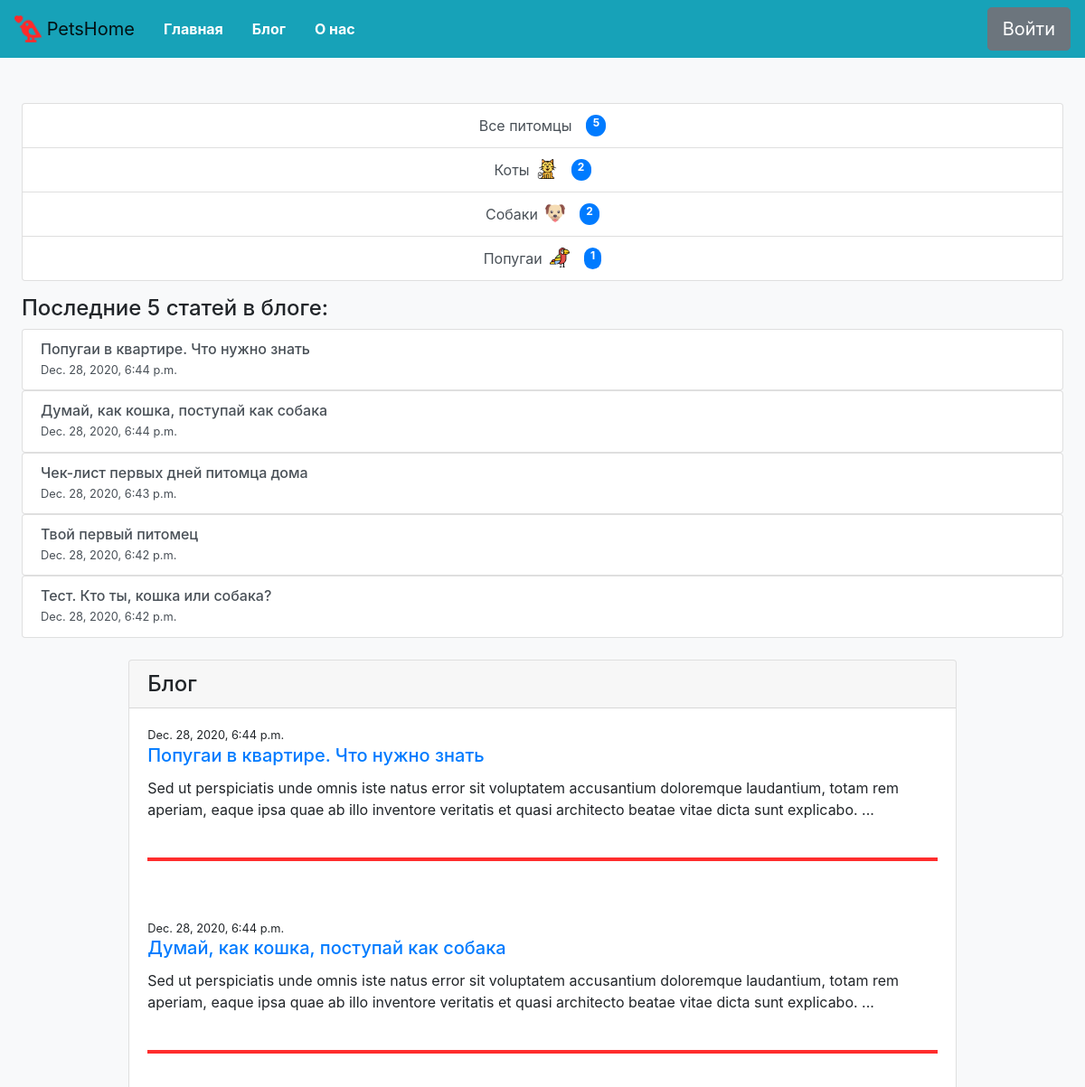
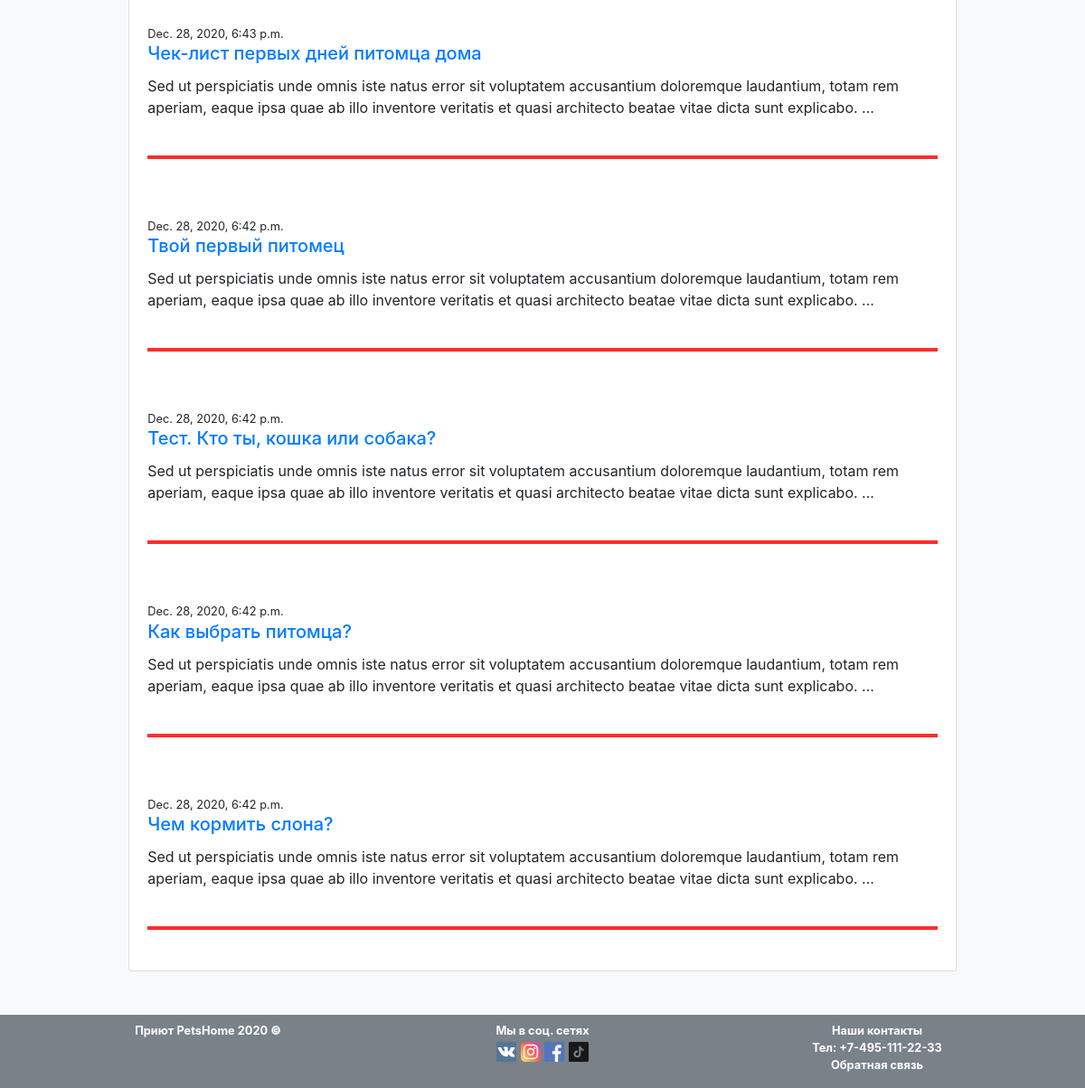
Screenshot of /blog/ with the database file from the repository (2 pictures, top to bottom).
### pets/models.py (models this page shows, shortened)
class Animal (models.Model):
    CAT = 'Коты'
    DOG = 'Собаки'
    PARROT = 'Попугаи'
    ANIMAL_TYPE = [
        (CAT,'Коты'),
        (DOG, 'Собаки'),
        (PARROT, 'Попугаи'),
    ]
    type = models.CharField(max_length= 30, choices=ANIMAL_TYPE, verbose_name='Тип животного')
    icon = models.ImageField(upload_to='animal_icons/%Y/%m/%d', blank=True, verbose_name='Иконка животного')
    slug = models.SlugField(default='', unique=True)

class Pet (models.Model):
    MALE = 'Мальчик'
    FEMALE = 'Девочка'
    PET_SEX = [
        (MALE,'Мальчик'),
        (FEMALE, 'Девочка'),
    ]
    nickname = models.CharField(max_length=80, verbose_name='Кличка питомца')
    sex = models.CharField (max_length = 10, choices= PET_SEX, verbose_name='Пол питомца')
    breed = models.ForeignKey(Breed, on_delete= models.CASCADE, verbose_name='Порода питомца')
    description = models.TextField(verbose_name='Описание')
    date_enter = models.DateField(default=datetime.date.today(), verbose_name='Дата поступления')
    type = models.ForeignKey(Animal, on_delete=models.CASCADE, verbose_name='Тип питомца')
    year = models.SmallIntegerField(verbose_name='Возраст питомца')
    photo = models.ImageField(upload_to='pet_images/%Y/%m/%d', blank=True, verbose_name='Фото питомца')
    like = models.SmallIntegerField (default=0, verbose_name='Лайки')
    vetpasport = models.BooleanField(default= False,verbose_name='Наличие ветпаспорта у питомца')

class Blog (models.Model):
    title = models.CharField(max_length= 200, verbose_name='Название статьи')
    date = models.DateTimeField(default=timezone.now, verbose_name='Дата опубликования')
    blogpost = models.TextField(verbose_name='Текст сообщения')
    small_decc = models.CharField(max_length = 50, blank=True, verbose_name='Короткий текст сообщения')

### pets/views.py (the view)
# urls.py: path('blog/', views.BlogLisView.as_view(), name='blogs'),
class BlogLisView(ListView):
    model = models.Blog
    template_name = 'blogs.html'
    context_object_name = 'blogs'
    def get_context_data(self, **kwargs):
        context = super().get_context_data(**kwargs)
        context["animal"] = models.Animal.objects.all()
        context["pets_count"] = models.Pet.objects.all()
        context["blog5"] = models.Blog.objects.all().order_by('-pk')[:5]
        return context

### pets/templates/blogs.html
{% extends 'base.html' %}
{% load static %}
{% block main %}
    <div class="col-10 d-flex flex-column">
        <div class="card ">
            <h4 class="card-header">Блог</h4>
            {% for blog in blogs reversed  %}
            <div class="card-body">
                <small>{{blog.date}}</small>
                <a href="/blog/{{blog.pk}}"><h5 class="card-title">{{blog.title}}</h5></a>
                <p class="card-text">{{blog.small_decc}}</p>
                <div class="line d-flex flex-column align-items-center">
                    <div class="contact-line" class="width: 80%; height: 3px"></div>
                </div>
            </div>
            {% endfor %}
        </div>
    </div>
{% endblock %}

### pets/templates/base.html (shortened to what this page needs)
{% load static %}
<html lang="ru">
<head>
    {% block bootstrap_header %}
    <link rel="stylesheet" href="https://cdn.jsdelivr.net/npm/bootstrap@4.5.3/dist/css/bootstrap.min.css">
    {% endblock bootstrap_header %}
    <link rel="stylesheet" href='{% static "CSS\main.css" %}'>
</head>
<body>
    <header>
        <nav class="navbar navbar-expand-lg navbar-light bg-info d-flex flex-wrap">
            <a class="navbar-brand" href="/">
                <img src="{% static 'Images/love-birds2.png' %}" width="30" height="30" class="d-inline-block align-top " alt="">
                PetsHome
              </a>
            <div class="collapse navbar-collapse justify-content-center d-flex flex-wrap" >
                <ul class="nav mr-auto justify-content-center">
                    <li class="nav-item active">
                        <a class="nav-link text-white font-weight-bold" href="/">Главная<span class="sr-only">(current)</span></a>
                    </li>
                    <li class="nav-item">
                        <a class="nav-link text-white font-weight-bold" href="/blog/">Блог</a>
                    </li>
                    <li class="nav-item">
                        <a class="nav-link text-white font-weight-bold" href="/aboutus/">О нас</a>
                    </li>
                </ul>
                <form class="form-inline my-2 my-lg-0">
                    <button class="btn btn-secondary btn-lg my-2 my-sm-0" type="submit">Войти</button>
                </form>
            </div>
        </nav>
    </header>
    <main>
        <div class="row main-wrap mb-5 d-flex flex-wrap">
            <div class="col-2 menu-block-size">
                <div class="list-group mb-3">
                    <a href="/" class="list-group-item list-group-item-action d-flex justify-content-between ">
                      Все питомцы
                      <span class=" ml-3 badge badge-primary badge-pill">{{ pets_count|length }}</span>
                    </a>
                    {% for pet in animal %}
                    <a href="/pets/{{ pet.slug }}" id="{{ pet.type }}" class=" list-group-item list-group-item-action d-flex justify-content-between">
                    {{ pet.type }}
                        <img class="mr-3 ml-2" src='{{ pet.icon.url }}' style="height: 22px; width: 22px">
                        <span class="badge badge-primary badge-pill">{{ pet.pet_set.all|length }}</span>
                    {% endfor %}
                    </a>
                </div>
                <div class="mb-4">
                    <h4 class="h4">Последние 5 статей в блоге:</h4>
                    {% for blog in blog5  %}
                    <div class="list-group">
                        <a href="/blog/{{ blog.pk }}" class="list-group-item list-group-item-action flex-column align-items-start">
                        <div class="d-flex w-100 flex-column">
                            <h6 class="h6 mb-1">{{ blog.title }}</h6>
                            <small>{{ blog.date }}</small>
                        </div>
                        </a>
                    </div>
                    {% endfor %}
                </div>
            </div>
            {% block main %}
            {% endblock %}
        </div>
    </main>
    <footer class="bg-secondary" style="opacity: 0.9;" >
        <div class="container footer-container d-flex flex-row flex-wrap pt-2 ">
            <small class="col-4 text-white text-center font-weight-bold footer-wrap-size mb-3">Приют PetsHome 2020 <strong>&copy;</strong></small>
            <div class="col-4 text-white text-center d-flex flex-column footer-wrap-size mb-3">
                <small class="text-white text-center font-weight-bold">Мы в соц. сетях</small>
                <div class="social ">
                    <a href="#"><img src="{% static 'Images\vk.svg' %}" style="height: 22px; width: 22px" alt='VK'></a>
                    <a href="#"><img src="{% static 'Images\instagram.svg' %}" style="height: 22px; width: 22px" alt='instagram'></a>
                    <a href="#"><img src="{% static 'Images\facebook.svg' %}" style="height: 22px; width: 22px" alt='facebook'></a>
                    <a href="#"><img src="{% static 'Images\tiktok.svg' %}" style="height: 22px; width: 22px" alt='tiktok'></a>
                </div>
            </div>
            <address class="col-4 d-flex flex-column footer-wrap-size mb-3">
                <small class="text-white text-center font-weight-bold">
                    Наши контакты</br>
                    Тел: +7-495-111-22-33</br>
                    <a href="mailto:#" class="text-white text-center">Обратная связь</a>
                </small>
            </address>
        </div>
    </footer>
</body>
</html>

### asset/CSS/main.css (style rules this page uses)
.main-wrap { margin-top: 50px; }
.contact-line { width: 80%; height: 4px; background-color: #FF2D2D; border-color: #FF2D2D; margin: 25px 0; }
body { background-color: #F8F9FA; }
main { margin: 0 2vw; background-color:#F8F9FA; }
li { list-style-type: none; }
.menu-block-size { min-width: 200px; }
.footer-wrap-size { min-width: 168px; }
@media screen and (max-width: 1236px) { .col-2 { flex: 0 0 80%; max-width: 80%; margin: 0 auto; } }
@media screen and (max-width: 1236px) { .col-10 { flex: 0 0 80%; max-width: 80%; margin: 0 auto; } }
@media screen and (max-width: 1236px) { .menu-block-size { min-width: 100%; } }
@media screen and (max-width: 1236px) { .justify-content-between { justify-content: center!important } }
@media screen and (max-width: 1236px) { .contact-line { width: 100%; } }

### rows the page displays
Animal: type "Коты", icon (picture), pet_set.all|length "2"
Animal: type "Собаки", icon (picture), pet_set.all|length "2"
Animal: type "Попугаи", icon (picture), pet_set.all|length "1"
Blog: title "Попугаи в квартире. Что нужно знать", date "Dec. 28, 2020, 6:44 p.m.", small_decc "Sed ut perspiciatis unde omnis iste natus error sit voluptatem accusantium doloremque laudantium, totam rem aperiam, eaque ipsa quae ab illo inventore veritatis et quasi architecto beatae vitae dicta sunt explicabo. ..."
Blog: title "Думай, как кошка, поступай как собака", date "Dec. 28, 2020, 6:44 p.m.", small_decc "Sed ut perspiciatis unde omnis iste natus error sit voluptatem accusantium doloremque laudantium, totam rem aperiam, eaque ipsa quae ab illo inventore veritatis et quasi architecto beatae vitae dicta sunt explicabo. ..."
Blog: title "Чек-лист первых дней питомца дома", date "Dec. 28, 2020, 6:43 p.m.", small_decc "Sed ut perspiciatis unde omnis iste natus error sit voluptatem accusantium doloremque laudantium, totam rem aperiam, eaque ipsa quae ab illo inventore veritatis et quasi architecto beatae vitae dicta sunt explicabo. ..."
Blog: title "Твой первый питомец", date "Dec. 28, 2020, 6:42 p.m.", small_decc "Sed ut perspiciatis unde omnis iste natus error sit voluptatem accusantium doloremque laudantium, totam rem aperiam, eaque ipsa quae ab illo inventore veritatis et quasi architecto beatae vitae dicta sunt explicabo. ..."
Blog: title "Тест. Кто ты, кошка или собака?", date "Dec. 28, 2020, 6:42 p.m.", small_decc "Sed ut perspiciatis unde omnis iste natus error sit voluptatem accusantium doloremque laudantium, totam rem aperiam, eaque ipsa quae ab illo inventore veritatis et quasi architecto beatae vitae dicta sunt explicabo. ..."
Blog: date "Dec. 28, 2020, 6:42 p.m.", title "Как выбрать питомца?", small_decc "Sed ut perspiciatis unde omnis iste natus error sit voluptatem accusantium doloremque laudantium, totam rem aperiam, eaque ipsa quae ab illo inventore veritatis et quasi architecto beatae vitae dicta sunt explicabo. ..."
Blog: date "Dec. 28, 2020, 6:42 p.m.", title "Чем кормить слона?", small_decc "Sed ut perspiciatis unde omnis iste natus error sit voluptatem accusantium doloremque laudantium, totam rem aperiam, eaque ipsa quae ab illo inventore veritatis et quasi architecto beatae vitae dicta sunt explicabo. ..."

### other values shown
{{ pets_count|length }} "5"
